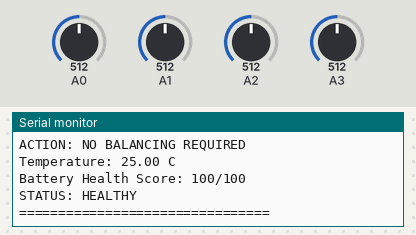
Simulated run of this sketch. Board: Arduino Uno, built with avr-gcc and run on an emulated ATmega328P. Shown: the last lines printed to the serial monitor. The inputs (shaded band) are chosen by the test bench; at power-on: A1 = 512, A3 = 512, A0 = 512, A2 = 512. Random numbers use the default seed unless the sketch sets one.

Above: at 8.5 s.
8.6 s: A1 set to 415
At 11.1 s:
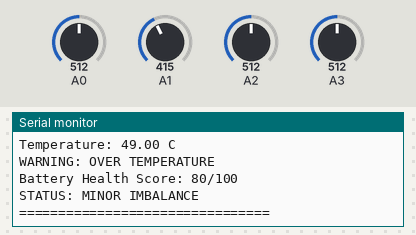
16.9 s: A1 set to 394
At 17.8 s:
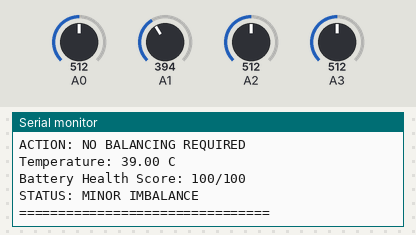
31.9 s: A3 set to 622
At 34.3 s:
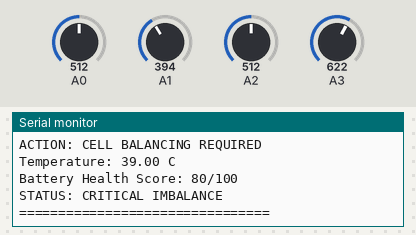
40.2 s: A3 set to 637
Timing chart, 0 to 43.2 s (numbered marks = the images above; inputs shaded):
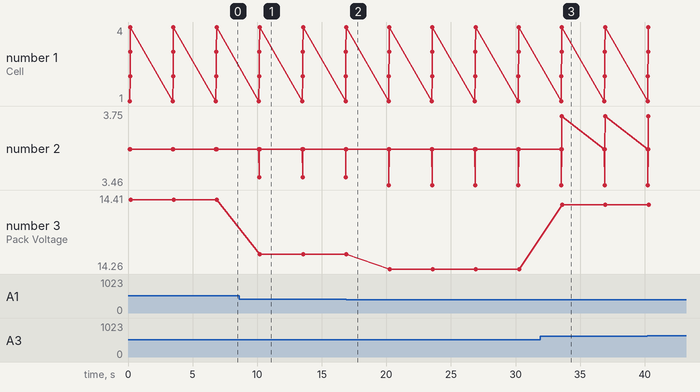

The sketch:

Battery_Intelligence_Engine.ino
```cpp
float cell[4];

void setup() {
  Serial.begin(9600);

  // Seed random generator for temperature simulation
  randomSeed(analogRead(A5));

  Serial.println("Adaptive Multi-Cell Battery Intelligence Engine");
  Serial.println("==============================================");
}

void loop() {

  // Simulate Li-ion cells (3.0V to 4.2V)
  cell[0] = 3.0 + (analogRead(A0) / 1023.0) * 1.2;
  cell[1] = 3.0 + (analogRead(A1) / 1023.0) * 1.2;
  cell[2] = 3.0 + (analogRead(A2) / 1023.0) * 1.2;
  cell[3] = 3.0 + (analogRead(A3) / 1023.0) * 1.2;

  // Pack Voltage
  float packVoltage = 0;

  for (int i = 0; i < 4; i++) {
    packVoltage += cell[i];
  }

  // Average Voltage
  float averageVoltage = packVoltage / 4.0;

  // Strongest & Weakest Cell
  float maxV = cell[0];
  float minV = cell[0];

  int strongestCell = 1;
  int weakestCell = 1;

  for (int i = 1; i < 4; i++) {

    if (cell[i] > maxV) {
      maxV = cell[i];
      strongestCell = i + 1;
    }

    if (cell[i] < minV) {
      minV = cell[i];
      weakestCell = i + 1;
    }
  }

  // Imbalance %
  float imbalance = ((maxV - minV) / averageVoltage) * 100.0;

  // SOC Calculation
  float soc = ((averageVoltage - 3.0) / 1.2) * 100.0;

  if (soc > 100) soc = 100;
  if (soc < 0) soc = 0;

  // Temperature Simulation
  float temperature = random(25, 51);

  // Battery Health Score
  int healthScore = 100;

  if (imbalance > 5)
    healthScore -= 20;

  if (minV < 3.2)
    healthScore -= 30;

  if (temperature > 45)
    healthScore -= 20;

  if (healthScore < 0)
    healthScore = 0;

  // Display Results
  Serial.println();
  Serial.println("================================");

  for (int i = 0; i < 4; i++) {
    Serial.print("Cell ");
    Serial.print(i + 1);
    Serial.print(": ");
    Serial.print(cell[i], 2);
    Serial.println(" V");
  }

  Serial.println();

  Serial.print("Pack Voltage: ");
  Serial.print(packVoltage, 2);
  Serial.println(" V");

  Serial.print("Average Voltage: ");
  Serial.print(averageVoltage, 2);
  Serial.println(" V");

  Serial.println();

  Serial.print("Strongest Cell: ");
  Serial.println(strongestCell);

  Serial.print("Weakest Cell: ");
  Serial.println(weakestCell);

  Serial.print("Imbalance %: ");
  Serial.println(imbalance, 2);

  Serial.println();

  Serial.print("SOC: ");
  Serial.print(soc, 1);
  Serial.println("%");

  // Charge State
  if (soc >= 80) {
    Serial.println("Charge State: FULLY CHARGED");
  }
  else if (soc >= 50) {
    Serial.println("Charge State: GOOD");
  }
  else if (soc >= 20) {
    Serial.println("Charge State: LOW");
  }
  else {
    Serial.println("Charge State: CRITICAL");
  }

  Serial.println();

  // Cell Balancing Recommendation
  if (imbalance > 5) {
    Serial.println("ACTION: CELL BALANCING REQUIRED");
  }
  else {
    Serial.println("ACTION: NO BALANCING REQUIRED");
  }

  Serial.println();

  // Temperature
  Serial.print("Temperature: ");
  Serial.print(temperature);
  Serial.println(" C");

  if (temperature > 45) {
    Serial.println("WARNING: OVER TEMPERATURE");
  }

  Serial.println();

  // Health Score
  Serial.print("Battery Health Score: ");
  Serial.print(healthScore);
  Serial.println("/100");

  Serial.println();

  // Battery Status
  if (minV < 3.0) {
    Serial.println("STATUS: PACK FAILURE");
  }
  else if (imbalance < 2) {
    Serial.println("STATUS: HEALTHY");
  }
  else if (imbalance < 5) {
    Serial.println("STATUS: MINOR IMBALANCE");
  }
  else if (imbalance < 10) {
    Serial.println("STATUS: CRITICAL IMBALANCE");
  }
  else {
    Serial.println("STATUS: PACK FAILURE");
  }

  Serial.println("================================");

  delay(3000);
}
```

Measured:
- after the input at 8.6 s, the serial monitor: prints a new line after 1.6 s (image 1)
- after the input at 31.9 s, the serial monitor: prints a new line after 1.7 s (image 3)
- plotted number 2: 3.6 → 3.73 after the input at 31.9 s, 3.73 → 3.75 after the input at 40.2 s
- plotted number 3: 14.4 → 14.29 after the input at 8.6 s, 14.29 → 14.26 after the input at 16.9 s, 14.26 → 14.39 after the input at 31.9 s, 14.39 → 14.41 after the input at 40.2 s
